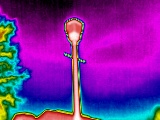
#> input picture edge_imposition_non_ai_approach/testing/thermal/FLIR1622.jpg, 160 x 120 px, found by its file name; its folder holds only this picture in this run
$ python reshape_img_in_dir.py
#> lines starting #> are read from the running program, lines starting #| are printed output that depends on the picture
import os
import cv2

inp_dir = "/home/p51pro/UD/Academic/ELEG604/Project/RTNet_PyTorch/data/train/thermal"

for file_name in os.listdir(inp_dir):
    file_path = os.path.join(inp_dir,file_name)
    inp_img = cv2.imread(file_path)
#> inp_img is the input picture: shape (120, 160, 3); mean B, G, R 155.4, 37.9, 116.7
    out_img = cv2.resize(inp_img, (640,480), interpolation=cv2.INTER_LINEAR)
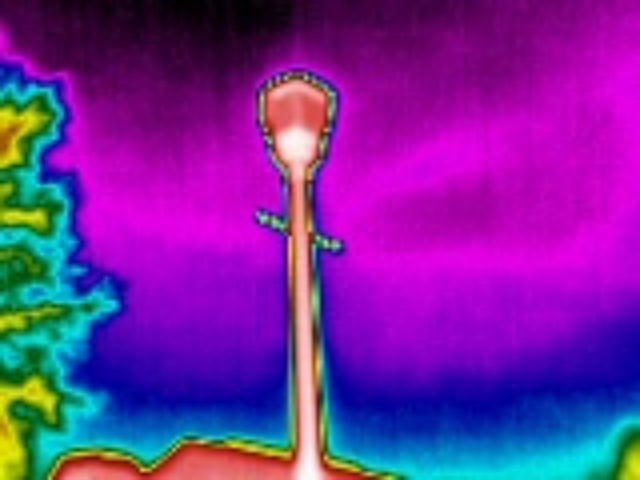
#> out_img: shape (480, 640, 3); mean B, G, R 155.2, 37.8, 116.6
    cv2.imwrite(file_path,out_img)
